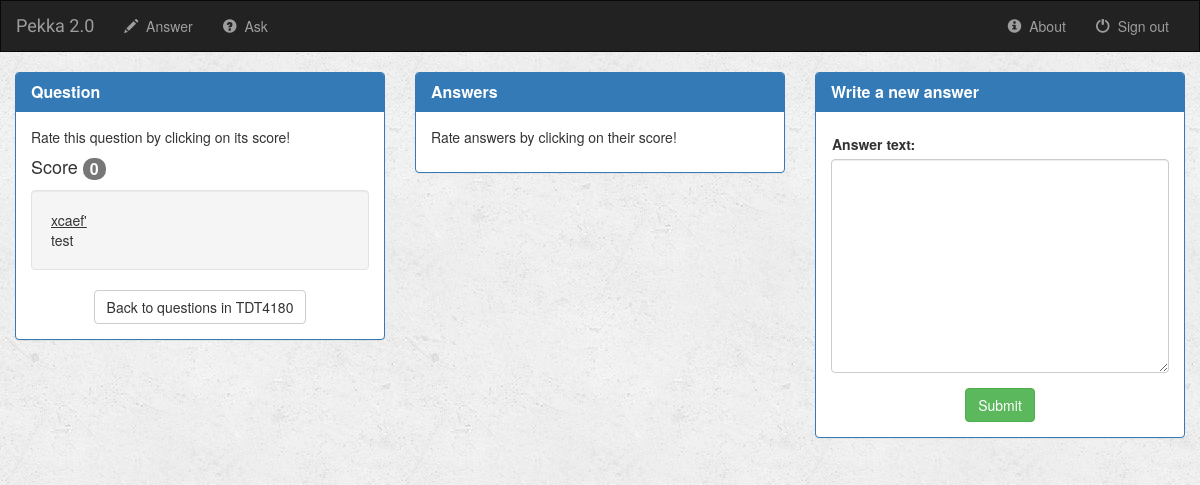
The page /pekka/12/ on the database as committed earlier.
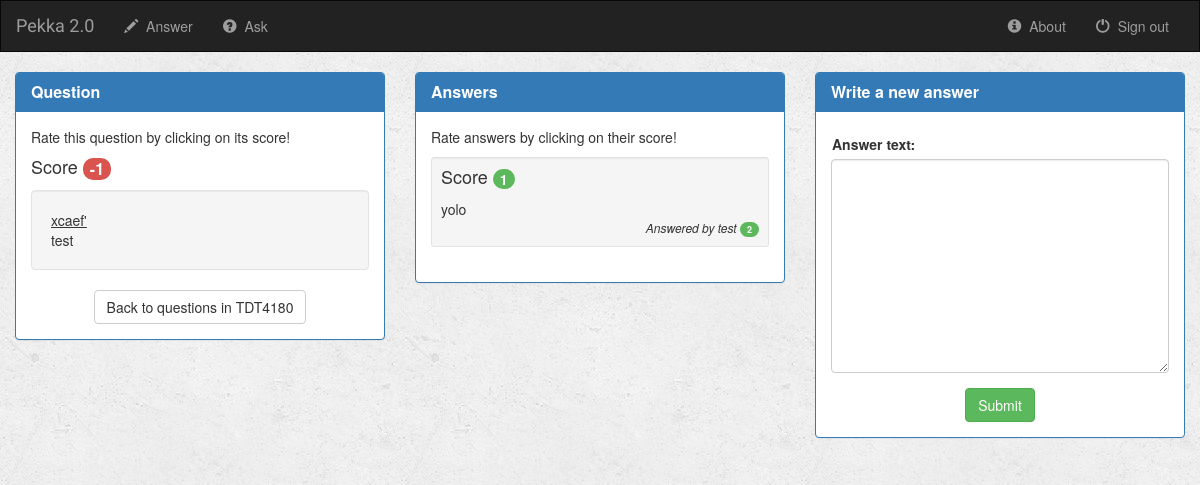
The same page on the database as committed later.
### pekka/models.py (models this page shows, shortened)
class Answer(models.Model):
    author = models.ForeignKey(User, default=1)
    question = models.ForeignKey(Question, on_delete=models.CASCADE)
    answer_text = models.CharField(max_length=2000)
    answer_time = models.DateTimeField()
    is_good_answer = models.BooleanField(default=False)
    def get_score(self):
        up = AnswerVotes.objects.filter(ans=self, val=+1)
        down = AnswerVotes.objects.filter(ans=self, val=-1)
        res = up.count()-down.count()
        return res
    def get_author_rating(self):
        user_questions = Question.objects.filter(author=self.author)
        user_answers = Answer.objects.filter(author=self.author)
        question_ratings = 0
        answer_ratings = 0
        for q in user_questions:
            question_ratings += q.get_score()
        for ans in user_answers:
            answer_ratings += ans.get_score()
        return question_ratings + answer_ratings

class Question(models.Model):
    author = models.ForeignKey(User, default=1)
    question_title = models.CharField(max_length=100)
    question_content = models.CharField(max_length=2000)
    is_answered = models.BooleanField(default=False)
    sub_code = models.CharField(max_length=10)
    ask_time = models.DateTimeField(default='2017-4-17T09:21:31+0000')
    def get_score(self):
        up = QuestionVotes.objects.filter(question=self, val=+1)
        down = QuestionVotes.objects.filter(question=self, val=-1)
        res = up.count()-down.count()
        return res

### pekka/views.py (the view, shortened to what this page needs)
# urls.py: url(r'^(?P<question_id>[0-9]+)/$', views.detail, name='detail'),
def detail(request, question_id):
    try:
        question = Question.objects.get(pk=question_id)
        answers = question.answer_set.all()
        score = question.get_score()
        form = AnswerForm(request.POST)
    except Question.DoesNotExist:
        raise Http404("Question does not exist")
    return render(request, 'html_pages/detail.html', {'score': score,
                                                      'question_title': question.question_title,
                                                      'question_content': question.question_content,
                                                      'sub_code': question.sub_code,
                                                      'answers': answers,
                                                      'form': form
                                                      })

### pekka/forms.py
class AnswerForm(forms.Form):
    answer_text = forms.CharField(widget=forms.Textarea(attrs={'cols': 30,
                                                               'rows': 10,
                                                               'class': 'form-control'}), help_text="")
    class Meta:
        model = Answer
        fields = 'answer_text'

### pekka/templates/html_pages/detail.html (shortened to what this page needs)
{% extends 'html_pages/base.html' %}
{% block body %}
<div class="container-fluid">
    <div class="row">
        <div class="col-sm-4">
            <div class="panel panel-primary">
                <div class="panel-heading">
                    <h3 class="panel-title"><b>Question</b></h3>
                </div>
                <div class="panel-body">
                    <p>Rate this question by clicking on its score!</p>
                    <h4>Score <a href="vote_question/"><span class="badge titlebadge" id="titlebadge">{{score}}</span></a></h4>
                    <div class="well">
                        <div id="title">{{ question_title }}</div>
                        {{ question_content }}
                    </div>
                    <a href="/{{ sub_code }}_a"><button class="btn btn-default center-block">Back to questions in {{sub_code}}</button></a>
                </div>
            </div>
        </div>
        <div class="col-sm-4">
            <div class="panel panel-primary">
                <div class="panel-heading">
                    <h3 class="panel-title"><b>Answers</b></h3>
                </div>
                <div class="panel-body">
                    <p>Rate answers by clicking on their score!</p>
                    {% for answer in answers|dictsortreversed:"get_score" %}
                        <div class="well well-sm">
                            <h4>Score <a href="{% url 'pekka:vote_answer' answer.id %}">
                                <span class="badge answerbadge" id="answerbadge"><b>{{answer.get_score}}</b></span></a></h4>
                            <p class="para">{{ answer.answer_text }}</p>
                            <p style="font-size:12px" class="text-right para"><i>Answered by {{answer.author}} </i>
                                <span class="badge answerbybadge" id="answerbybadge">{{answer.get_author_rating}}</span></p>
                        </div>
                    {% endfor %}
                </div>
            </div>
        </div>
        <div class="col-sm-4">
            <div class="panel panel-primary">
                <div class="panel-heading">
                    <h3 class="panel-title"><b>Write a new answer</b></h3>
                </div>
                <div class="panel-body">
                    <form class="form-horizontal" role="form" action="" method="post">
                        {% include 'html_pages/form_template.html' %}
                        <button type="submit" class="btn btn-success center-block">Submit</button>
                    </form>
                </div>
            </div>
        </div>
    </div>
</div>
{% endblock %}

Rows that differ between the two databases and show on the page:
added Answer: get_score "1", answer_text "yolo", author "test", get_author_rating "2"
Other text that changed with them:
{{ score }}: "0" → "-1"
